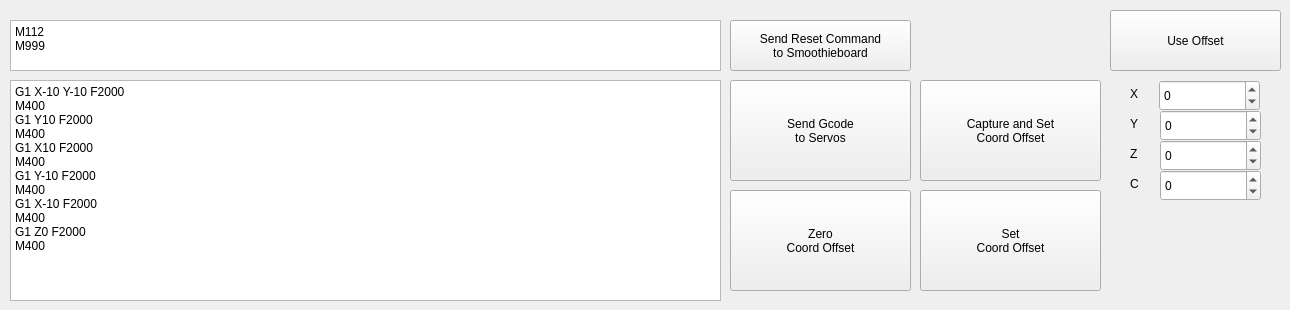
      <widget class="QWidget" name="tab_4">
       <attribute name="title">
        <string>Special</string>
       </attribute>
       <widget class="QPushButton" name="pushButtonSendResetCommand">
        <property name="geometry">
         <rect>
          <x>730</x>
          <y>20</y>
          <width>181</width>
          <height>51</height>
         </rect>
        </property>
        <property name="text">
         <string>Send Reset Command
to Smoothieboard</string>
        </property>
       </widget>
       <widget class="QPlainTextEdit" name="plainTextEditResetCommand">
        <property name="geometry">
         <rect>
          <x>10</x>
          <y>20</y>
          <width>711</width>
          <height>51</height>
         </rect>
        </property>
        <property name="plainText">
         <string>M112
M999</string>
        </property>
       </widget>
       <widget class="QPlainTextEdit" name="plainTextEditGcode">
        <property name="geometry">
         <rect>
          <x>10</x>
          <y>80</y>
          <width>711</width>
          <height>221</height>
         </rect>
        </property>
        <property name="plainText">
         <string>G1 X-10 Y-10 F2000
M400
G1 Y10 F2000
M400
G1 X10 F2000
M400
G1 Y-10 F2000
M400
G1 X-10 F2000
M400
G1 Z0 F2000
M400
</string>
        </property>
       </widget>
       <widget class="QPushButton" name="pushButtonSendGcode">
        <property name="geometry">
         <rect>
          <x>730</x>
          <y>80</y>
          <width>181</width>
          <height>101</height>
         </rect>
        </property>
        <property name="text">
         <string>Send Gcode
to Servos</string>
        </property>
       </widget>
       <widget class="QPushButton" name="pushButtonCaptureCoordOffset">
        <property name="geometry">
         <rect>
          <x>920</x>
          <y>80</y>
          <width>181</width>
          <height>101</height>
         </rect>
        </property>
        <property name="text">
         <string>Capture and Set
Coord Offset</string>
        </property>
       </widget>
       <widget class="QPushButton" name="pushButtonZeroCoordOffset">
        <property name="geometry">
         <rect>
          <x>730</x>
          <y>190</y>
          <width>181</width>
          <height>101</height>
         </rect>
        </property>
        <property name="text">
         <string>Zero
Coord Offset</string>
        </property>
       </widget>
       <widget class="QPushButton" name="pushButtonSetCoordOffset">
        <property name="geometry">
         <rect>
          <x>920</x>
          <y>190</y>
          <width>181</width>
          <height>101</height>
         </rect>
        </property>
        <property name="text">
         <string>Set
Coord Offset</string>
        </property>
       </widget>
       <widget class="QSpinBox" name="spinBoxOffsetX">
        <property name="geometry">
         <rect>
          <x>1159</x>
          <y>80</y>
          <width>101</width>
          <height>31</height>
         </rect>
        </property>
        <property name="minimum">
         <number>-16300</number>
        </property>
        <property name="maximum">
         <number>16300</number>
        </property>
       </widget>
       <widget class="QSpinBox" name="spinBoxOffsetY">
        <property name="geometry">
         <rect>
          <x>1160</x>
          <y>110</y>
          <width>101</width>
          <height>31</height>
         </rect>
        </property>
        <property name="minimum">
         <number>-22080</number>
        </property>
        <property name="maximum">
         <number>22080</number>
        </property>
       </widget>
       <widget class="QSpinBox" name="spinBoxOffsetZ">
        <property name="geometry">
         <rect>
          <x>1160</x>
          <y>140</y>
          <width>101</width>
          <height>31</height>
         </rect>
        </property>
        <property name="minimum">
         <number>-104000</number>
        </property>
        <property name="maximum">
         <number>104000</number>
        </property>
       </widget>
       <widget class="QLabel" name="label_19">
        <property name="geometry">
         <rect>
          <x>1130</x>
          <y>80</y>
          <width>18</width>
          <height>27</height>
         </rect>
        </property>
        <property name="text">
         <string>X</string>
        </property>
       </widget>
       <widget class="QLabel" name="label_20">
        <property name="geometry">
         <rect>
          <x>1130</x>
          <y>110</y>
          <width>18</width>
          <height>27</height>
         </rect>
        </property>
        <property name="text">
         <string>Y</string>
        </property>
       </widget>
       <widget class="QLabel" name="label_21">
        <property name="geometry">
         <rect>
          <x>1130</x>
          <y>140</y>
          <width>18</width>
          <height>27</height>
         </rect>
        </property>
        <property name="text">
         <string>Z</string>
        </property>
       </widget>
       <widget class="QSpinBox" name="spinBoxOffsetC">
        <property name="geometry">
         <rect>
          <x>1160</x>
          <y>170</y>
          <width>101</width>
          <height>31</height>
         </rect>
        </property>
        <property name="minimum">
         <number>-4100</number>
        </property>
        <property name="maximum">
         <number>4100</number>
        </property>
       </widget>
       <widget class="QLabel" name="label_22">
        <property name="geometry">
         <rect>
          <x>1130</x>
          <y>170</y>
          <width>18</width>
          <height>27</height>
         </rect>
        </property>
        <property name="text">
         <string>C</string>
        </property>
       </widget>
       <widget class="QPushButton" name="pushButtonUseOffset">
        <property name="geometry">
         <rect>
          <x>1110</x>
          <y>10</y>
          <width>171</width>
          <height>61</height>
         </rect>
        </property>
        <property name="text">
         <string>Use Offset</string>
        </property>
        <property name="checkable">
         <bool>true</bool>
        </property>
       </widget>
      </widget>
